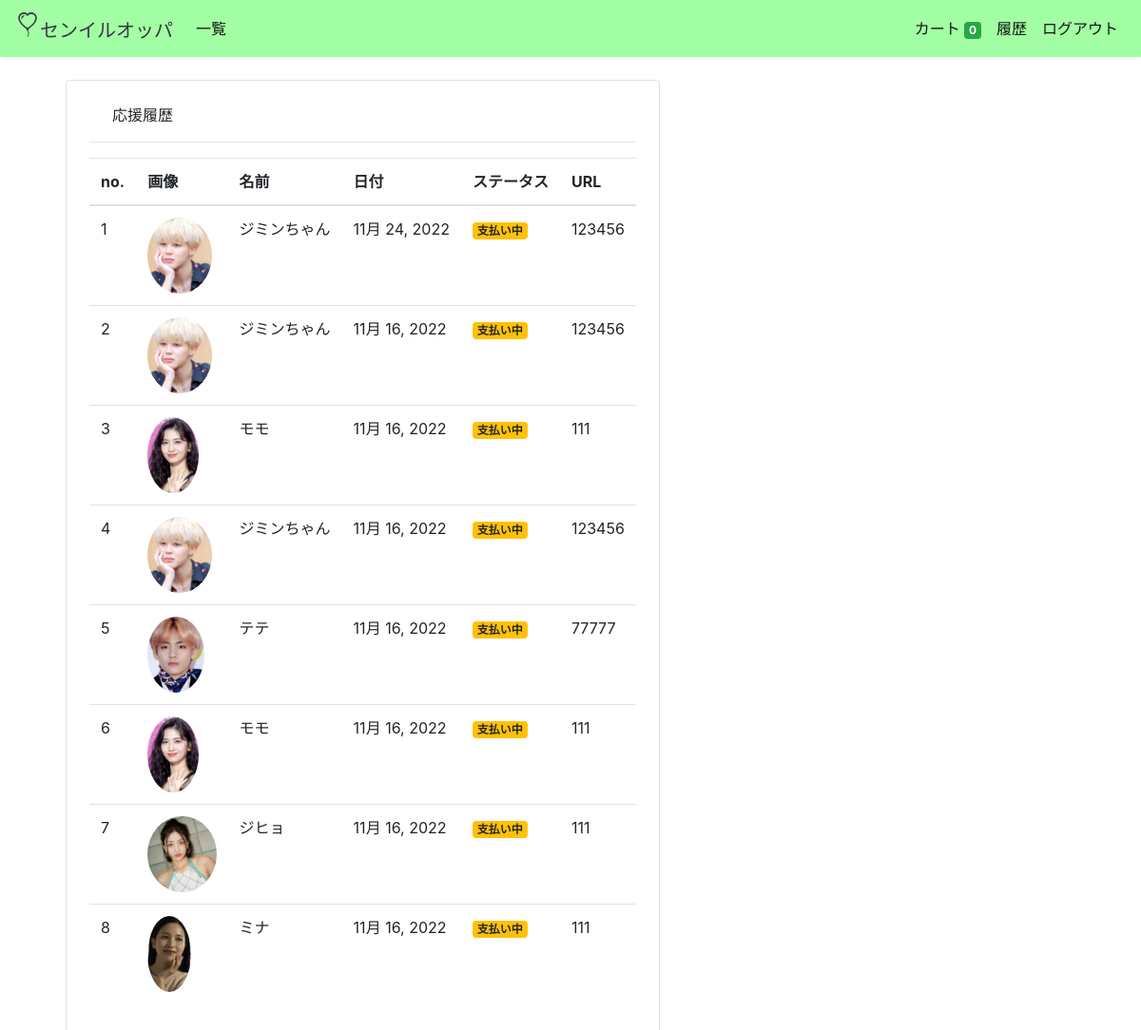
The page /orders (signed in) on the database its author committed.
### store/models/orders.py (models this page shows, shortened)
class Order(models.Model):
    product = models.ForeignKey(Products,
                                on_delete=models.CASCADE)
    customer = models.ForeignKey(Customer,
                                 on_delete=models.CASCADE)
    date = models.DateField (default=datetime.datetime.today)
    status = models.BooleanField (default=False)
    @staticmethod
    def get_orders_by_customer(customer_id):
        return Order.objects.filter(customer=customer_id).order_by('-date')

### store/models/product.py (models this page shows, shortened)
class Products(models.Model):
    name = models.CharField(max_length=60)
    price= models.CharField(max_length=60)
    category= models.ForeignKey(Category,on_delete=models.CASCADE,default=1 )
    description= models.CharField(max_length=250, default='', blank=True, null= True)
    image= models.ImageField(upload_to='uploads/products/')
    URL = models.CharField(max_length=60)

### store/middlewares/auth.py (the view)
    def middleware(request):
        print(request.session.get('customer'))
        returnUrl = request.META['PATH_INFO']
        print(request.META['PATH_INFO'])
        if not request.session.get('customer'):
           return redirect(f'login?return_url={returnUrl}')
        response = get_response(request)
        return response

### store/views/orders.py (called while the page is built)
    def get(self , request ):
        customer = request.session.get('customer')
        orders = Order.get_orders_by_customer(customer)
        print(orders)
        return render(request , 'orders.html'  , {'orders' : orders})

### store/templates/orders.html
{% extends 'base.html' %}
{% block content %}
{% load cart %}
{% load custom_filter %}
<div class="container">
   <div class="border rounded p-4 m-4">
        <p class="display-10 pl- ml-4">応援履歴</p>
        <hr>
        <table class="table">
            <thead>
                <tr>
                    <th>no.</th>
                    <th>画像</th>
                    <th>名前</th>
                    <th>日付</th>
                    <th>ステータス</th>
                    <th>URL</th>
                </tr>
            </thead>
            <tbody>
                {% for order in orders %}
                <tr>
                    <td>{{forloop.counter}}</td>
                    <td><img style="height: 80px;" class="rounded-circle" src="{{order.product.image.url}}" alt=""></td>
                    <td>{{order.product.name}}</td>
                    <td>{{order.date}}</td>
                    {% if order.status %}
                    <td><small class="badge badge-success">完了</small></td>
                    {%else%}
                    <td><small class="badge badge-warning">支払い中</small></td>
                    <td>{{order.product.URL}}</td>
                    {% endif %}
                </tr>
                {% endfor %}
            </tbody>
        </table>
   </div>
</div>
{% endblock %}

### store/templates/base.html (style rules this page uses)
.container { display:flex; flex-wrap: wrap; }

### rows shown on the page
Order: product.image (picture), product.name "ジミンちゃん", date "11月 24, 2022", product.URL "123456"
Order: product.image (picture), product.name "ジミンちゃん", date "11月 16, 2022", product.URL "123456"
Order: product.image (picture), product.name "モモ", date "11月 16, 2022", product.URL "111"
Order: product.image (picture), product.name "ジミンちゃん", date "11月 16, 2022", product.URL "123456"
Order: product.image (picture), product.name "テテ", date "11月 16, 2022", product.URL "77777"
Order: product.image (picture), product.name "モモ", date "11月 16, 2022", product.URL "111"
Order: product.image (picture), product.name "ジヒョ", date "11月 16, 2022", product.URL "111"
Order: product.image (picture), product.name "ミナ", date "11月 16, 2022", product.URL "111"

### other values the page prints
{{ request.session.cart.keys|length }} "0"
